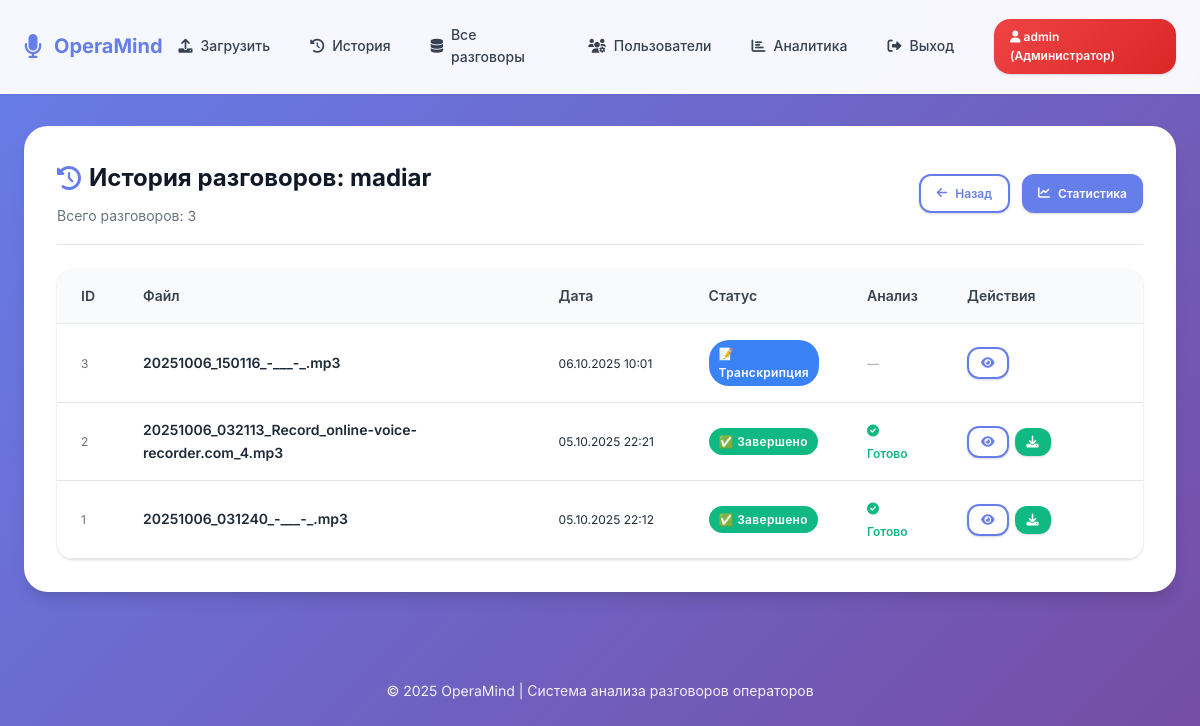
The app's page /admin/user/4/history (signed in) with its own data.
### models.py (models this page shows, shortened)
class User(UserMixin, db.Model):
    id = db.Column(db.Integer, primary_key=True)
    username = db.Column(db.String(80), unique=True, nullable=False)
    password_hash = db.Column(db.String(200), nullable=False)
    email = db.Column(db.String(120), unique=True, nullable=True)
    created_at = db.Column(db.DateTime, default=datetime.utcnow)
    last_login = db.Column(db.DateTime)
    is_active = db.Column(db.Boolean, default=True)
    role = db.Column(db.Enum(UserRole), default=UserRole.OPERATOR, nullable=False)
    is_admin = db.Column(db.Boolean, default=False)
    full_name = db.Column(db.String(200))
    department = db.Column(db.String(100))
    phone = db.Column(db.String(20))
    conversations = db.relationship('Conversation', backref='user', lazy=True, cascade='all, delete-orphan')
    @property
    def is_administrator(self):
        return self.role == UserRole.ADMIN or self.is_admin
    @property
    def role_display(self):
        role_names = {
            UserRole.USER: "Пользователь",
            UserRole.OPERATOR: "Оператор",
            UserRole.ADMIN: "Администратор"
        }
        return role_names.get(self.role, "Неизвестно")

class Conversation(db.Model):
    id = db.Column(db.Integer, primary_key=True)
    filename = db.Column(db.String(255), nullable=False)
    filepath = db.Column(db.String(500), nullable=False)
    duration = db.Column(db.Integer)
    upload_date = db.Column(db.DateTime, default=datetime.utcnow)
    status = db.Column(db.String(50), default='pending')
    file_size = db.Column(db.Integer)
    mime_type = db.Column(db.String(100))
    user_id = db.Column(db.Integer, db.ForeignKey('user.id'), nullable=False)
    analysis = db.relationship('Analysis', backref='conversation', uselist=False, cascade='all, delete-orphan')
    @property
    def status_display(self):
        status_names = {
            'queued': '📋 В очереди',
            'pending': 'Ожидает обработки',
            'transcribing': '📝 Транскрипция',
            'analyzing': '🤖 Анализ',
            'completed': '✅ Завершено',
            'error': '❌ Ошибка'
        }
        return status_names.get(self.status, 'Неизвестно')

### admin.py (the view)
@admin_bp.route('/admin/user/<int:user_id>/history')
@login_required
def admin_user_history(user_id):
    if not getattr(current_user, 'is_admin', False):
        flash('Нет доступа', 'error')
        return redirect(url_for('index'))
    user = User.query.get_or_404(user_id)
    conversations = Conversation.query.filter_by(user_id=user.id).order_by(Conversation.upload_date.desc()).all()
    return render_template('admin_user_history.html', target_user=user, conversations=conversations)

### app.py (called while the page is built)
@login_manager.user_loader
def load_user(user_id):
    return db.session.get(User, int(user_id))

### templates/admin_user_history.html (shortened to what this page needs)
{% extends 'base.html' %}
{% block content %}
<div class="card" style="animation:fadeInUp .4s ease;">
  <div class="card-header" style="display:flex;justify-content:space-between;align-items:center;flex-wrap:wrap;gap:var(--space-4);">
    <div>
      <h2 class="card-title" style="display:flex;align-items:center;gap:var(--space-2);">
        <i class="fas fa-history" style="color:var(--primary);"></i>
        История разговоров: {{ target_user.username }}
      </h2>
      <div class="card-subtitle">Всего разговоров: {{ conversations|length }}</div>
    </div>
    <div style="display:flex;gap:var(--space-3);">
      <a href="{{ url_for('admin.admin_users') }}" class="btn btn-outline btn-sm">
        <i class="fas fa-arrow-left"></i> Назад
      </a>
      <a href="{{ url_for('admin.admin_user_stats', user_id=target_user.id) }}" class="btn btn-sm">
        <i class="fas fa-chart-line"></i> Статистика
      </a>
    </div>
  </div>
  {% if conversations %}
  <div class="table-container" style="overflow-x:auto;">
    <table class="table">
      <thead>
        <tr>
          <th style="width:60px;">ID</th>
          <th>Файл</th>
          <th style="width:150px;">Дата</th>
          <th style="width:140px;">Статус</th>
          <th style="width:100px;">Анализ</th>
          <th style="width:200px;">Действия</th>
        </tr>
      </thead>
      <tbody>
        {% for c in conversations %}
        <tr>
          <td style="font-size:var(--font-size-xs);color:var(--gray-500);">{{ c.id }}</td>
          <td style="font-weight:600;">{{ c.filename }}</td>
          <td style="font-size:var(--font-size-xs);white-space:nowrap;">{{ c.upload_date.strftime('%d.%m.%Y %H:%M') }}</td>
          <td>
            <span class="status-chip status-{{ c.status }}">{{ c.status_display }}</span>
          </td>
          <td>
            {% if c.analysis %}
              <span style="color:var(--success);font-size:var(--font-size-xs);font-weight:600;">
                <i class="fas fa-check-circle"></i> Готово
              </span>
            {% else %}
              <span style="color:var(--gray-400);font-size:var(--font-size-xs);">—</span>
            {% endif %}
          </td>
          <td>
            <div class="btn-group">
              <a class="btn btn-sm btn-outline" href="{{ url_for('conversation_detail', conversation_id=c.id) }}" target="_blank" title="Открыть детали">
                <i class="fas fa-eye"></i>
              </a>
              {% if c.analysis %}
              <a class="btn btn-sm btn-success" href="{{ url_for('download_report', conversation_id=c.id) }}" title="Скачать отчёт">
                <i class="fas fa-download"></i>
              </a>
              {% endif %}
            </div>
          </td>
        </tr>
        {% endfor %}
      </tbody>
    </table>
  </div>
  {% else %}
    <div style="padding:var(--space-8);text-align:center;color:var(--gray-500);">
      <i class="fas fa-inbox" style="font-size:3rem;color:var(--gray-300);margin-bottom:var(--space-4);"></i>
      <p>Нет разговоров</p>
    </div>
  {% endif %}
</div>
{% endblock %}

### templates/base.html (shortened to what this page needs)
<!DOCTYPE html>
<html lang="ru">
<head>
    <link href="https://cdnjs.cloudflare.com/ajax/libs/font-awesome/6.0.0/css/all.min.css" rel="stylesheet">
</head>
<body>
    <nav class="navbar">
        <div class="container">
            <a href="{{ url_for('index') }}" class="logo">
                <i class="fas fa-microphone"></i>
                <span>OperaMind</span>
            </a>
            {% if current_user.is_authenticated %}
            <nav>
                <a href="{{ url_for('index') }}">
                    <i class="fas fa-upload"></i>
                    Загрузить
                </a>
                <a href="{{ url_for('history') }}">
                    <i class="fas fa-history"></i>
                    История
                </a>
                {% if current_user.is_administrator %}
                <a href="{{ url_for('admin.admin_history') }}">
                    <i class="fas fa-database"></i>
                    Все разговоры
                </a>
                <a href="{{ url_for('admin.admin_users') }}">
                    <i class="fas fa-users-cog"></i>
                    Пользователи
                </a>
                <a href="{{ url_for('admin_analytics') }}">
                    <i class="fas fa-chart-bar"></i>
                    Аналитика
                </a>
                {% endif %}
                <a href="{{ url_for('logout') }}">
                    <i class="fas fa-sign-out-alt"></i>
                    Выход
                </a>
                <span class="user-badge {% if current_user.is_administrator %}role-admin{% elif current_user.is_operator %}role-operator{% else %}role-user{% endif %}">
                    <i class="fas fa-user"></i>
                    {{ current_user.username }}
                    ({{ current_user.role_display }})
                </span>
            </nav>
            {% endif %}
        </div>
    </nav>
    <div class="container">
        {% block content %}{% endblock %}
    </div>
    <footer>
        <p>&copy; 2025 OperaMind | Система анализа разговоров операторов</p>
    </footer>
</body>
</html>

### templates/admin_user_history.html (style rules this page uses)
.status-chip { display:inline-flex; align-items:center; gap:6px; color:var(--white); padding:4px 10px; border-radius:20px; font-size:var(--font-size-xs); font-weight:600; letter-spacing:.3px; }
.status-completed { background:var(--success); }
.status-transcribing { background:var(--info); }

### records on screen
User: username "admin", role_display "Администратор"
User: username "madiar"
Conversation: id "3", filename "20251006_150116_-___-_.mp3", upload_date "06.10.2025 10:01", status_display "📝 Транскрипция"
Conversation: id "2", filename "20251006_032113_Record_online-voice-recorder.com_4.mp3", upload_date "05.10.2025 22:21", status_display "✅ Завершено", shows "Готово"
Conversation: id "1", filename "20251006_031240_-___-_.mp3", upload_date "05.10.2025 22:12", status_display "✅ Завершено", shows "Готово"

### other values on screen
{{ conversations|length }} "3"
